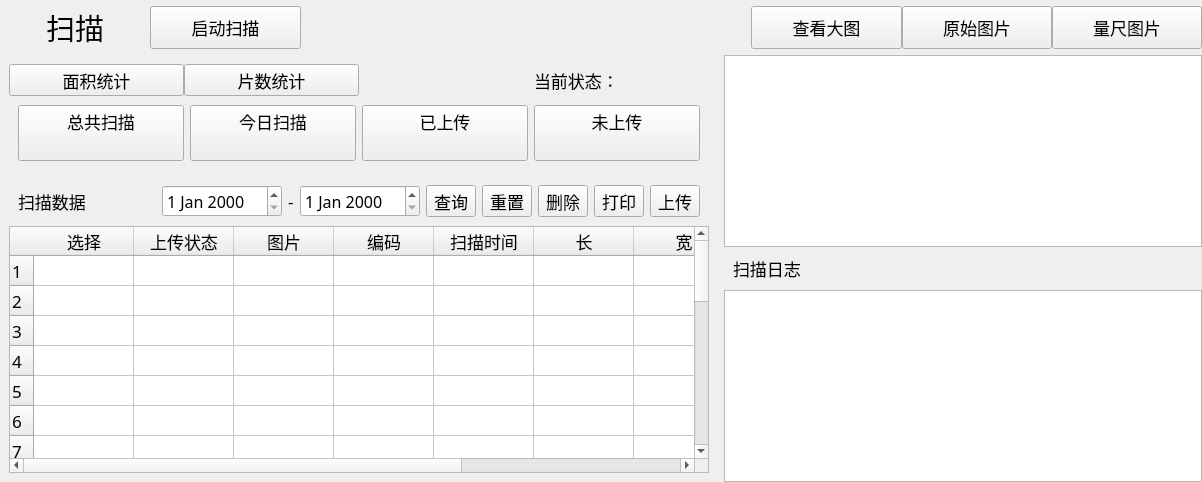
          <widget class="QWidget" name="page_5">
           <layout class="QVBoxLayout" name="verticalLayout" stretch="1,14">
            <property name="spacing">
             <number>0</number>
            </property>
            <property name="leftMargin">
             <number>0</number>
            </property>
            <property name="topMargin">
             <number>0</number>
            </property>
            <property name="rightMargin">
             <number>0</number>
            </property>
            <property name="bottomMargin">
             <number>0</number>
            </property>
            <item>
             <widget class="QWidget" name="widget_2" native="true">
              <property name="font">
               <font>
                <family>Adobe 黑体 Std R</family>
               </font>
              </property>
              <layout class="QHBoxLayout" name="horizontalLayout_21" stretch="1,1,1,2,1,1,1">
               <property name="spacing">
                <number>0</number>
               </property>
               <property name="leftMargin">
                <number>0</number>
               </property>
               <property name="topMargin">
                <number>6</number>
               </property>
               <property name="rightMargin">
                <number>0</number>
               </property>
               <property name="bottomMargin">
                <number>6</number>
               </property>
               <item>
                <widget class="QLabel" name="label_18">
                 <property name="font">
                  <font>
                   <family>Adobe 黑体 Std R</family>
                   <pointsize>22</pointsize>
                  </font>
                 </property>
                 <property name="text">
                  <string>扫描</string>
                 </property>
                 <property name="alignment">
                  <set>Qt::AlignCenter</set>
                 </property>
                </widget>
               </item>
               <item>
                <widget class="QToolButton" name="toolButton_25">
                 <property name="sizePolicy">
                  <sizepolicy hsizetype="Preferred" vsizetype="Preferred">
                   <horstretch>0</horstretch>
                   <verstretch>0</verstretch>
                  </sizepolicy>
                 </property>
                 <property name="font">
                  <font>
                   <family>Adobe 黑体 Std R</family>
                   <pointsize>13</pointsize>
                  </font>
                 </property>
                 <property name="text">
                  <string>启动扫描</string>
                 </property>
                </widget>
               </item>
               <item>
                <widget class="QWidget" name="widget_36" native="true">
                 <property name="font">
                  <font>
                   <family>Adobe 黑体 Std R</family>
                  </font>
                 </property>
                 <layout class="QHBoxLayout" name="horizontalLayout_22"/>
                </widget>
               </item>
               <item>
                <spacer name="horizontalSpacer_13">
                 <property name="font">
                  <font>
                   <family>Adobe 黑体 Std R</family>
                  </font>
                 </property>
                 <property name="orientation">
                  <enum>Qt::Horizontal</enum>
                 </property>
                 <property name="sizeHint" stdset="0">
                  <size>
                   <width>316</width>
                   <height>20</height>
                  </size>
                 </property>
                </spacer>
               </item>
               <item>
                <widget class="QToolButton" name="toolButton_4">
                 <property name="sizePolicy">
                  <sizepolicy hsizetype="Preferred" vsizetype="Preferred">
                   <horstretch>0</horstretch>
                   <verstretch>0</verstretch>
                  </sizepolicy>
                 </property>
                 <property name="font">
                  <font>
                   <family>Adobe 黑体 Std R</family>
                   <pointsize>13</pointsize>
                  </font>
                 </property>
                 <property name="text">
                  <string>查看大图</string>
                 </property>
                </widget>
               </item>
               <item>
                <widget class="QToolButton" name="toolButton_26">
                 <property name="sizePolicy">
                  <sizepolicy hsizetype="Preferred" vsizetype="Preferred">
                   <horstretch>0</horstretch>
                   <verstretch>0</verstretch>
                  </sizepolicy>
                 </property>
                 <property name="font">
                  <font>
                   <family>Adobe 黑体 Std R</family>
                   <pointsize>13</pointsize>
                  </font>
                 </property>
                 <property name="text">
                  <string>原始图片</string>
                 </property>
                </widget>
               </item>
               <item>
                <widget class="QToolButton" name="toolButton_27">
                 <property name="sizePolicy">
                  <sizepolicy hsizetype="Preferred" vsizetype="Preferred">
                   <horstretch>0</horstretch>
                   <verstretch>0</verstretch>
                  </sizepolicy>
                 </property>
                 <property name="font">
                  <font>
                   <family>Adobe 黑体 Std R</family>
                   <pointsize>13</pointsize>
                  </font>
                 </property>
                 <property name="text">
                  <string>量尺图片</string>
                 </property>
                </widget>
               </item>
              </layout>
             </widget>
            </item>
            <item>
             <widget class="QWidget" name="widget_3" native="true">
              <property name="font">
               <font>
                <family>Adobe 黑体 Std R</family>
               </font>
              </property>
              <layout class="QHBoxLayout" name="horizontalLayout_16" stretch="3,2">
               <property name="spacing">
                <number>6</number>
               </property>
               <property name="leftMargin">
                <number>0</number>
               </property>
               <property name="topMargin">
                <number>0</number>
               </property>
               <property name="rightMargin">
                <number>0</number>
               </property>
               <property name="bottomMargin">
                <number>0</number>
               </property>
               <item>
                <widget class="QWidget" name="widget_26" native="true">
                 <property name="font">
                  <font>
                   <family>Adobe 黑体 Std R</family>
                  </font>
                 </property>
                 <layout class="QVBoxLayout" name="verticalLayout_10" stretch="1,4">
                  <item>
                   <widget class="QWidget" name="widget_27" native="true">
                    <property name="font">
                     <font>
                      <family>Adobe 黑体 Std R</family>
                     </font>
                    </property>
                    <layout class="QVBoxLayout" name="verticalLayout_11" stretch="1,2">
                     <property name="spacing">
                      <number>0</number>
                     </property>
                     <property name="leftMargin">
                      <number>0</number>
                     </property>
                     <property name="topMargin">
                      <number>0</number>
                     </property>
                     <property name="rightMargin">
                      <number>0</number>
                     </property>
                     <property name="bottomMargin">
                      <number>0</number>
                     </property>
                     <item>
                      <widget class="QWidget" name="widget_28" native="true">
                       <property name="font">
                        <font>
                         <family>Adobe 黑体 Std R</family>
                        </font>
                       </property>
                       <layout class="QHBoxLayout" name="horizontalLayout_17" stretch="1,1,1,1">
                        <property name="spacing">
                         <number>0</number>
                        </property>
                        <property name="leftMargin">
                         <number>0</number>
                        </property>
                        <property name="topMargin">
                         <number>0</number>
                        </property>
                        <property name="rightMargin">
                         <number>0</number>
                        </property>
                        <property name="bottomMargin">
                         <number>0</number>
                        </property>
                        <item>
                         <widget class="QToolButton" name="toolButton_20">
                          <property name="sizePolicy">
                           <sizepolicy hsizetype="Preferred" vsizetype="Preferred">
                            <horstretch>0</horstretch>
                            <verstretch>0</verstretch>
                           </sizepolicy>
                          </property>
                          <property name="font">
                           <font>
                            <family>Adobe 黑体 Std R</family>
                            <pointsize>13</pointsize>
                           </font>
                          </property>
                          <property name="text">
                           <string>面积统计</string>
                          </property>
                         </widget>
                        </item>
                        <item>
                         <widget class="QToolButton" name="toolButton_21">
                          <property name="sizePolicy">
                           <sizepolicy hsizetype="Preferred" vsizetype="Preferred">
                            <horstretch>0</horstretch>
                            <verstretch>0</verstretch>
                           </sizepolicy>
                          </property>
                          <property name="font">
                           <font>
                            <family>Adobe 黑体 Std R</family>
                            <pointsize>13</pointsize>
                           </font>
                          </property>
                          <property name="text">
                           <string>片数统计</string>
                          </property>
                         </widget>
                        </item>
                        <item>
                         <spacer name="horizontalSpacer_10">
                          <property name="font">
                           <font>
                            <family>Adobe 黑体 Std R</family>
                           </font>
                          </property>
                          <property name="orientation">
                           <enum>Qt::Horizontal</enum>
                          </property>
                          <property name="sizeHint" stdset="0">
                           <size>
                            <width>368</width>
                            <height>20</height>
                           </size>
                          </property>
                         </spacer>
                        </item>
                        <item>
                         <widget class="QLabel" name="label_14">
                          <property name="font">
                           <font>
                            <family>Adobe 黑体 Std R</family>
                            <pointsize>13</pointsize>
                           </font>
                          </property>
                          <property name="text">
                           <string>当前状态：</string>
                          </property>
                         </widget>
                        </item>
                       </layout>
                      </widget>
                     </item>
                     <item>
                      <widget class="QWidget" name="widget_29" native="true">
                       <property name="font">
                        <font>
                         <family>Adobe 黑体 Std R</family>
                        </font>
                       </property>
                       <layout class="QHBoxLayout" name="horizontalLayout_18">
                        <item>
                         <widget class="QPushButton" name="pushButton_9">
                          <property name="sizePolicy">
                           <sizepolicy hsizetype="Preferred" vsizetype="Preferred">
                            <horstretch>0</horstretch>
                            <verstretch>0</verstretch>
                           </sizepolicy>
                          </property>
                          <property name="font">
                           <font>
                            <family>Adobe 黑体 Std R</family>
                            <pointsize>13</pointsize>
                           </font>
                          </property>
                          <property name="text">
                           <string>总共扫描
</string>
                          </property>
                         </widget>
                        </item>
                        <item>
                         <widget class="QPushButton" name="pushButton_10">
                          <property name="sizePolicy">
                           <sizepolicy hsizetype="Preferred" vsizetype="Preferred">
                            <horstretch>0</horstretch>
                            <verstretch>0</verstretch>
                           </sizepolicy>
                          </property>
                          <property name="font">
                           <font>
                            <family>Adobe 黑体 Std R</family>
                            <pointsize>13</pointsize>
                           </font>
                          </property>
                          <property name="text">
                           <string>今日扫描
</string>
                          </property>
                         </widget>
                        </item>
                        <item>
                         <widget class="QPushButton" name="pushButton_11">
                          <property name="sizePolicy">
                           <sizepolicy hsizetype="Preferred" vsizetype="Preferred">
                            <horstretch>0</horstretch>
                            <verstretch>0</verstretch>
                           </sizepolicy>
                          </property>
                          <property name="font">
                           <font>
                            <family>Adobe 黑体 Std R</family>
                            <pointsize>13</pointsize>
                           </font>
                          </property>
                          <property name="text">
                           <string>已上传
</string>
                          </property>
                         </widget>
                        </item>
                        <item>
                         <widget class="QPushButton" name="pushButton_12">
                          <property name="sizePolicy">
                           <sizepolicy hsizetype="Preferred" vsizetype="Preferred">
                            <horstretch>0</horstretch>
                            <verstretch>0</verstretch>
                           </sizepolicy>
                          </property>
                          <property name="font">
                           <font>
                            <family>Adobe 黑体 Std R</family>
                            <pointsize>13</pointsize>
                           </font>
                          </property>
                          <property name="text">
                           <string>未上传
</string>
                          </property>
                         </widget>
                        </item>
                       </layout>
                      </widget>
                     </item>
                    </layout>
                   </widget>
                  </item>
                  <item>
                   <widget class="QWidget" name="widget_30" native="true">
                    <property name="font">
                     <font>
                      <family>Adobe 黑体 Std R</family>
                     </font>
                    </property>
                    <layout class="QVBoxLayout" name="verticalLayout_12">
                     <property name="spacing">
                      <number>0</number>
                     </property>
                     <property name="leftMargin">
                      <number>0</number>
                     </property>
                     <property name="topMargin">
                      <number>0</number>
                     </property>
                     <property name="rightMargin">
                      <number>0</number>
                     </property>
                     <property name="bottomMargin">
                      <number>0</number>
                     </property>
                     <item>
                      <widget class="QWidget" name="widget_31" native="true">
                       <property name="font">
                        <font>
                         <family>Adobe 黑体 Std R</family>
                        </font>
                       </property>
                       <layout class="QHBoxLayout" name="horizontalLayout_19">
                        <item>
                         <widget class="QLabel" name="label_15">
                          <property name="font">
                           <font>
                            <family>Adobe 黑体 Std R</family>
                            <pointsize>13</pointsize>
                           </font>
                          </property>
                          <property name="text">
                           <string>扫描数据</string>
                          </property>
                         </widget>
                        </item>
                        <item>
                         <spacer name="horizontalSpacer_11">
                          <property name="font">
                           <font>
                            <family>Adobe 黑体 Std R</family>
                           </font>
                          </property>
                          <property name="orientation">
                           <enum>Qt::Horizontal</enum>
                          </property>
                          <property name="sizeHint" stdset="0">
                           <size>
                            <width>118</width>
                            <height>20</height>
                           </size>
                          </property>
                         </spacer>
                        </item>
                        <item>
                         <widget class="QDateEdit" name="dateEdit_5">
                          <property name="font">
                           <font>
                            <family>Adobe 黑体 Std R</family>
                            <pointsize>12</pointsize>
                           </font>
                          </property>
                         </widget>
                        </item>
                        <item>
                         <widget class="QLabel" name="label_16">
                          <property name="font">
                           <font>
                            <family>Adobe 黑体 Std R</family>
                            <pointsize>13</pointsize>
                           </font>
                          </property>
                          <property name="text">
                           <string>-</string>
                          </property>
                         </widget>
                        </item>
                        <item>
                         <widget class="QDateEdit" name="dateEdit_6">
                          <property name="font">
                           <font>
                            <family>Adobe 黑体 Std R</family>
                            <pointsize>12</pointsize>
                           </font>
                          </property>
                         </widget>
                        </item>
                        <item>
                         <widget class="QToolButton" name="toolButton_22">
                          <property name="font">
                           <font>
                            <family>Adobe 黑体 Std R</family>
                            <pointsize>13</pointsize>
                           </font>
                          </property>
                          <property name="text">
                           <string>查询</string>
                          </property>
                         </widget>
                        </item>
                        <item>
                         <widget class="QToolButton" name="toolButton_3">
                          <property name="font">
                           <font>
                            <family>Adobe 黑体 Std R</family>
                            <pointsize>13</pointsize>
                           </font>
                          </property>
                          <property name="text">
                           <string>重置</string>
                          </property>
                         </widget>
                        </item>
                        <item>
                         <widget class="QToolButton" name="toolButton_5">
                          <property name="font">
                           <font>
                            <pointsize>13</pointsize>
                           </font>
                          </property>
                          <property name="text">
                           <string>删除</string>
                          </property>
                         </widget>
                        </item>
                        <item>
                         <widget class="QToolButton" name="toolButton_23">
                          <property name="font">
                           <font>
                            <family>Adobe 黑体 Std R</family>
                            <pointsize>13</pointsize>
                           </font>
                          </property>
                          <property name="text">
                           <string>打印</string>
                          </property>
                         </widget>
                        </item>
                        <item>
                         <widget class="QToolButton" name="toolButton_24">
                          <property name="font">
                           <font>
                            <family>Adobe 黑体 Std R</family>
                            <pointsize>13</pointsize>
                           </font>
                          </property>
                          <property name="text">
                           <string>上传</string>
                          </property>
                         </widget>
                        </item>
                       </layout>
                      </widget>
                     </item>
                     <item>
                      <widget class="QTableWidget" name="tableWidget_3">
                       <property name="font">
                        <font>
                         <family>Adobe 黑体 Std R</family>
                         <pointsize>13</pointsize>
                        </font>
                       </property>
                       <property name="rowCount">
                        <number>20</number>
                       </property>
                       <row/>
                       <row/>
                       <row/>
                       <row/>
                       <row/>
                       <row/>
                       <row/>
                       <row/>
                       <row/>
                       <row/>
                       <row/>
                       <row/>
                       <row/>
                       <row/>
                       <row/>
                       <row/>
                       <row/>
                       <row/>
                       <row/>
                       <row/>
                       <column>
                        <property name="text">
                         <string>选择</string>
                        </property>
                        <property name="font">
                         <font>
                          <pointsize>13</pointsize>
                         </font>
                        </property>
                       </column>
                       <column>
                        <property name="text">
                         <string>上传状态</string>
                        </property>
                        <property name="font">
                         <font>
                          <pointsize>13</pointsize>
                         </font>
                        </property>
                       </column>
                       <column>
                        <property name="text">
                         <string>图片</string>
                        </property>
                        <property name="font">
                         <font>
                          <pointsize>13</pointsize>
                         </font>
                        </property>
                       </column>
                       <column>
                        <property name="text">
                         <string>编码</string>
                        </property>
                        <property name="font">
                         <font>
                          <pointsize>13</pointsize>
                         </font>
                        </property>
                       </column>
                       <column>
                        <property name="text">
                         <string>扫描时间</string>
                        </property>
                        <property name="font">
                         <font>
                          <pointsize>13</pointsize>
                         </font>
                        </property>
                       </column>
                       <column>
                        <property name="text">
                         <string>长</string>
                        </property>
                        <property name="font">
                         <font>
                          <pointsize>13</pointsize>
                         </font>
                        </property>
                       </column>
                       <column>
                        <property name="text">
                         <string>宽</string>
                        </property>
                        <property name="font">
                         <font>
                          <pointsize>13</pointsize>
                         </font>
                        </property>
                       </column>
                       <column>
                        <property name="text">
                         <string>二维码长</string>
                        </property>
                        <property name="font">
                         <font>
                          <pointsize>13</pointsize>
                         </font>
                        </property>
                       </column>
                       <column>
                        <property name="text">
                         <string>二维码宽</string>
                        </property>
                        <property name="font">
                         <font>
                          <pointsize>13</pointsize>
                         </font>
                        </property>
                       </column>
                      </widget>
                     </item>
                    </layout>
                   </widget>
                  </item>
                 </layout>
                </widget>
               </item>
               <item>
                <widget class="QWidget" name="widget_32" native="true">
                 <property name="font">
                  <font>
                   <family>Adobe 黑体 Std R</family>
                  </font>
                 </property>
                 <layout class="QVBoxLayout" name="verticalLayout_13" stretch="6,1,6">
                  <property name="spacing">
                   <number>0</number>
                  </property>
                  <property name="leftMargin">
                   <number>0</number>
                  </property>
                  <property name="topMargin">
                   <number>0</number>
                  </property>
                  <property name="rightMargin">
                   <number>0</number>
                  </property>
                  <property name="bottomMargin">
                   <number>0</number>
                  </property>
                  <item>
                   <widget class="QWidget" name="widget_33" native="true">
                    <property name="font">
                     <font>
                      <family>Adobe 黑体 Std R</family>
                     </font>
                    </property>
                    <layout class="QGridLayout" name="gridLayout_5">
                     <property name="leftMargin">
                      <number>0</number>
                     </property>
                     <property name="topMargin">
                      <number>0</number>
                     </property>
                     <property name="rightMargin">
                      <number>0</number>
                     </property>
                     <property name="bottomMargin">
                      <number>0</number>
                     </property>
                     <property name="horizontalSpacing">
                      <number>0</number>
                     </property>
                     <item row="0" column="0">
                      <widget class="QGraphicsView" name="graphicsView"/>
                     </item>
                    </layout>
                   </widget>
                  </item>
                  <item>
                   <widget class="QWidget" name="widget_34" native="true">
                    <property name="font">
                     <font>
                      <family>Adobe 黑体 Std R</family>
                     </font>
                    </property>
                    <layout class="QHBoxLayout" name="horizontalLayout_20">
                     <item>
                      <widget class="QLabel" name="label_17">
                       <property name="font">
                        <font>
                         <family>Adobe 黑体 Std R</family>
                         <pointsize>13</pointsize>
                        </font>
                       </property>
                       <property name="text">
                        <string>扫描日志</string>
                       </property>
                      </widget>
                     </item>
                     <item>
                      <spacer name="horizontalSpacer_12">
                       <property name="font">
                        <font>
                         <family>Adobe 黑体 Std R</family>
                        </font>
                       </property>
                       <property name="orientation">
                        <enum>Qt::Horizontal</enum>
                       </property>
                       <property name="sizeHint" stdset="0">
                        <size>
                         <width>344</width>
                         <height>20</height>
                        </size>
                       </property>
                      </spacer>
                     </item>
                    </layout>
                   </widget>
                  </item>
                  <item>
                   <widget class="QWidget" name="widget_35" native="true">
                    <property name="font">
                     <font>
                      <family>Adobe 黑体 Std R</family>
                     </font>
                    </property>
                    <layout class="QGridLayout" name="gridLayout_4">
                     <property name="leftMargin">
                      <number>0</number>
                     </property>
                     <property name="topMargin">
                      <number>0</number>
                     </property>
                     <property name="rightMargin">
                      <number>0</number>
                     </property>
                     <property name="bottomMargin">
                      <number>0</number>
                     </property>
                     <property name="spacing">
                      <number>0</number>
                     </property>
                     <item row="0" column="0">
                      <widget class="QTextBrowser" name="textBrowser_3">
                       <property name="font">
                        <font>
                         <family>Adobe 黑体 Std R</family>
                         <pointsize>13</pointsize>
                        </font>
                       </property>
                      </widget>
                     </item>
                    </layout>
                   </widget>
                  </item>
                 </layout>
                </widget>
               </item>
              </layout>
             </widget>
            </item>
           </layout>
          </widget>
